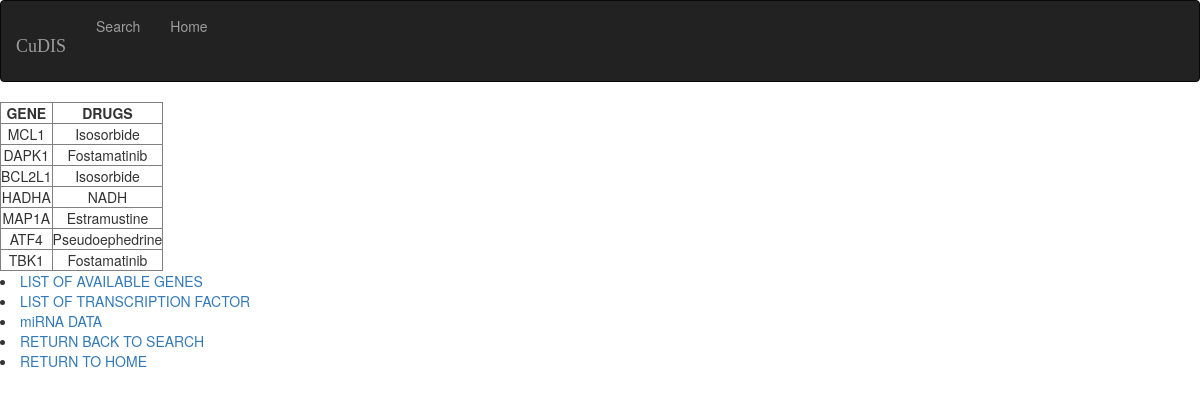
/drug_table, run on the app's committed database.
### tables this page shows
CREATE TABLE drugs(
  "Gene" TEXT,
  "Drugs" TEXT
);

### webapp.py (the view)
@app.route("/drug_table")
def drug_table():
	con = sql.connect(database)
	con.row_factory=sql.Row
	cur=con.cursor()
	cur.execute("select * from drugs")
	row=cur.fetchall()
	return render_template("drug.html",row=row)

### templates/drug.html (shortened to what this page needs)
<!DOCTYPE html>
<html lang="en">
<head>
  <link rel="stylesheet" href="https://maxcdn.bootstrapcdn.com/bootstrap/3.4.0/css/bootstrap.min.css">
  <link rel="stylesheet" type="text/css" href="{{url_for('static', filename='css/b_data_style.css')}}">
</head>
<body class="Basic_style">
  <div>
  <nav class="navbar navbar-inverse">
  <div class="container-fluid">
    <div class="navbar-header">
      <h2 class="navbar-brand header_style_nav">CuDIS</h2>
    </div>
    <ul class="nav navbar-nav">
      <li><a href="{{url_for('data')}}">Search</a></li>
      <li><a href="{{url_for('home_again')}}">Home</a></li>
    </ul>
  </div>
</nav>
</div>
   <body>
      <table border = 1>
         <thead>
            <td style="text-align:center"><b>GENE</b></td>
            <td style="text-align:center"><b>DRUGS</b></td>
         </thead>
         {% for r in row %}
            <tr>
               <td style="text-align:center">{{r["Gene"]}}</td>
               <td style="text-align:center">{{r["Drugs"]}}</td>
            </tr>
         {% endfor %}
      </table>
   </body>
   <div>
  <li><a href="{{url_for('genelist')}}">LIST OF AVAILABLE GENES</a></li>
  <li><a href="{{url_for('tflist')}}">LIST OF TRANSCRIPTION FACTOR</a></li>
  <li><a href="{{url_for('mirna')}}">miRNA DATA</a></li>
  <li><a href="{{url_for('data')}}">RETURN BACK TO SEARCH</a></li></div>
  <li><a href="{{url_for('home_again')}}">RETURN TO HOME</a></li>
</html>

### static/css/b_data_style.css (style rules this page uses)
.header_style_nav { font-family: "Times New Roman", Times, serif; }

### data on the page
drugs: Gene "MCL1", Drugs "Isosorbide"
drugs: Gene "DAPK1", Drugs "Fostamatinib"
drugs: Gene "BCL2L1", Drugs "Isosorbide"
drugs: Gene "HADHA", Drugs "NADH"
drugs: Gene "MAP1A", Drugs "Estramustine"
drugs: Gene "ATF4", Drugs "Pseudoephedrine"
drugs: Gene "TBK1", Drugs "Fostamatinib"
